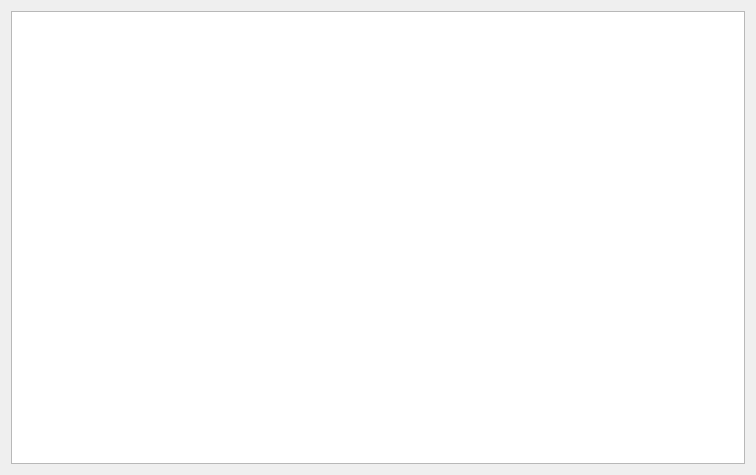
<?xml version="1.0" encoding="UTF-8"?>
<ui version="4.0">
 <class>TracebackDialog</class>
 <widget class="QDialog" name="TracebackDialog">
  <property name="geometry">
   <rect>
    <x>0</x>
    <y>0</y>
    <width>756</width>
    <height>475</height>
   </rect>
  </property>
  <property name="windowTitle">
   <string>Last Exception Traceback</string>
  </property>
  <layout class="QVBoxLayout" name="verticalLayout">
   <item>
    <widget class="QListWidget" name="tb_list"/>
   </item>
  </layout>
 </widget>
 <resources/>
 <connections/>
</ui>
